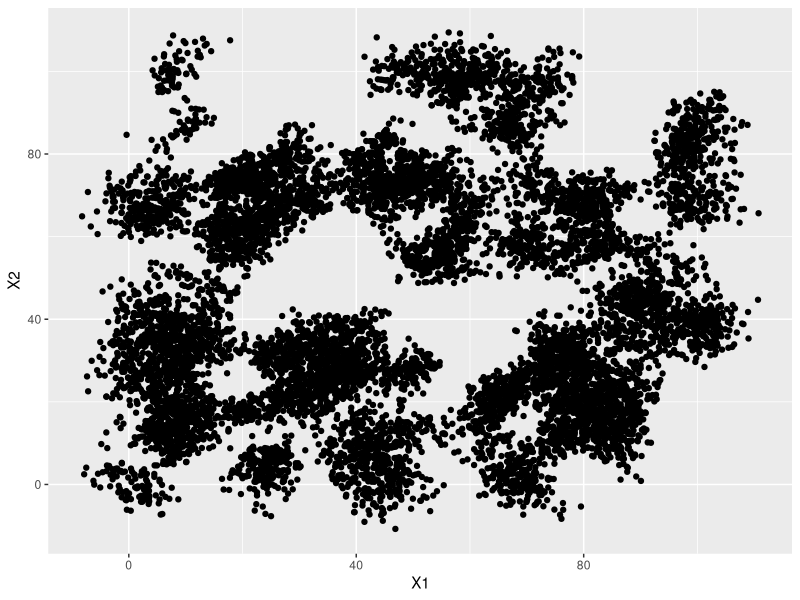
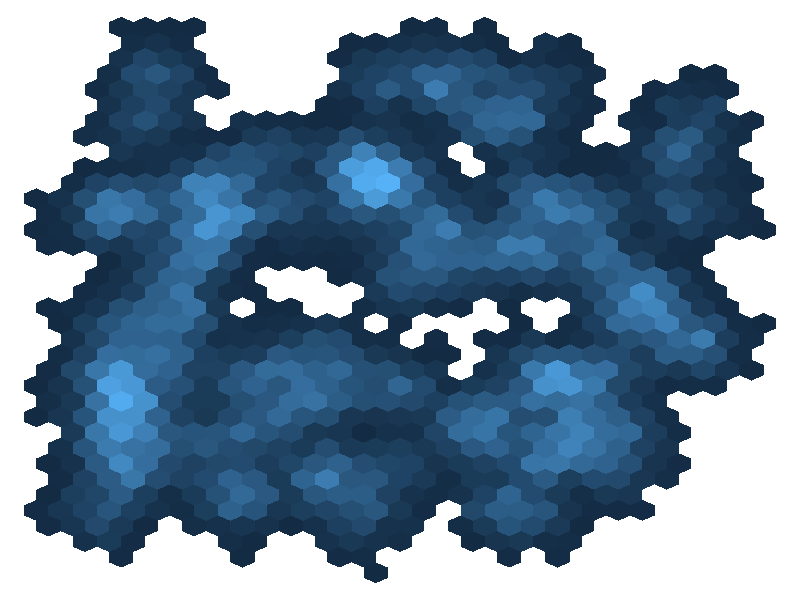
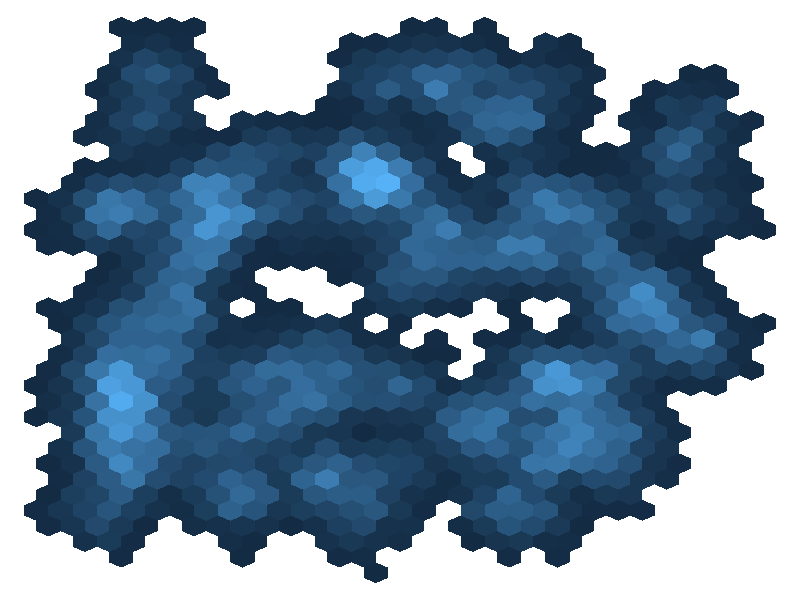

Reproduce these figures in R, in order.
##############################################
# One process grows, another process prunes. #
##############################################
set.seed(18)

library(MASS)
library(purrr)
library(dplyr)
library(ggplot2)
library(hexbin)

mu_grow <- as.list(data.frame(rbind(runif(90, 0, 100), runif(90, 0, 100))))
df_grow <- map(mu_grow, mvrnorm, n = 180, Sigma = matrix(c(15, 0, 0, 15), 2))
df_grow <- data.frame(do.call(rbind, df_grow))
df_grow$ID <- seq(1:nrow(df_grow))

# df_grow <- df_grow %>%
#   mutate(X1_round = round(X1),
#          X2_round = round(X2)) %>%
#   group_by(X1_round, X2_round) %>%
#   mutate(X_rn = row_number())

mu_prune <- as.list(data.frame(rbind(runif(90, 0, 100), runif(90, 0, 100))))
df_prune <- map(mu_prune, mvrnorm, n = 180, Sigma = matrix(c(5, 0, 0, 5), 2))
df_prune <- data.frame(do.call(rbind, df_prune))
df_prune$ID <- seq(1:nrow(df_prune))

# df_prune <- df_prune %>%
#   mutate(X1_round = round(X1),
#          X2_round = round(X2)) %>%
#   group_by(X1_round, X2_round) %>%
#   mutate(X_rn = row_number())
# 
# df <- anti_join(df_grow, df_prune,
#                       by = c("X1_round", "X2_round",
#                              "X_rn"))

nearest <- function(X1, X2, ...) {
  distances <- sqrt((X1 - df_grow$X1)^2 + 
                      (X2 - df_grow$X2)^2)
  
  df_grow$ID[distances == min(distances)][1]
}

df_prune$nearest <- pmap_int(df_prune, nearest)

df <- anti_join(df_grow, df_prune, by = c("ID" = "nearest"))

ggplot(data = df,
       aes(X1, X2)) +
  geom_point()

ggplot(data = df_grow,
       aes(X1, X2)) +
  geom_hex() +
  theme_void() +
  theme(legend.position = "none")
ggsave("JAN_18.png",
       width = 8,
       height = 8,
       units = "in")

